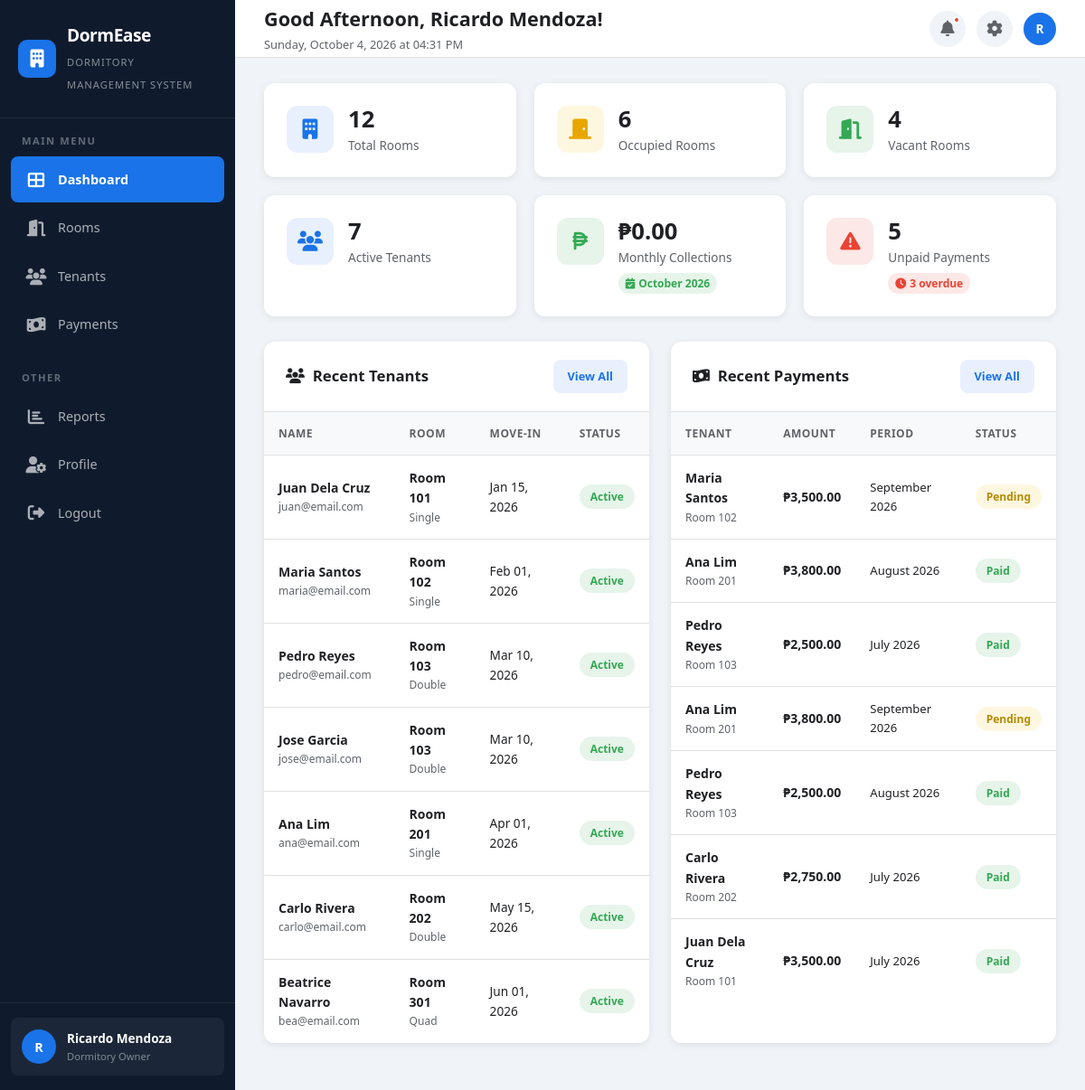
/dashboard.php (signed in), run on the app's committed database.
### tables this page shows
CREATE TABLE IF NOT EXISTS users (
    id          INT AUTO_INCREMENT PRIMARY KEY,
    username    VARCHAR(50)  NOT NULL UNIQUE,
    password    VARCHAR(255) NOT NULL,
    full_name   VARCHAR(100) NOT NULL,
    email       VARCHAR(100) NOT NULL UNIQUE,
    phone       VARCHAR(20)  DEFAULT NULL,
    role        ENUM('Dormitory Owner', 'Caretaker', 'Tenant') NOT NULL DEFAULT 'Tenant',
    avatar      VARCHAR(255) DEFAULT NULL,
    is_active   TINYINT(1)   NOT NULL DEFAULT 1,
    created_at  TIMESTAMP    DEFAULT CURRENT_TIMESTAMP,
    updated_at  TIMESTAMP    DEFAULT CURRENT_TIMESTAMP ON UPDATE CURRENT_TIMESTAMP,

    INDEX idx_role (role),
    INDEX idx_active (is_active)
);

CREATE TABLE IF NOT EXISTS tenants (
    id              INT AUTO_INCREMENT PRIMARY KEY,
    user_id         INT          NOT NULL,
    room_id         INT          NOT NULL,
    monthly_rent    DECIMAL(10,2) NOT NULL DEFAULT 0.00,
    move_in_date    DATE         NOT NULL,
    move_out_date   DATE         DEFAULT NULL,
    emergency_contact_name  VARCHAR(100) DEFAULT NULL,
    emergency_contact_phone VARCHAR(20)  DEFAULT NULL,
    status          ENUM('Active', 'Inactive', 'Pending') NOT NULL DEFAULT 'Pending',
    created_at      TIMESTAMP    DEFAULT CURRENT_TIMESTAMP,
    updated_at      TIMESTAMP    DEFAULT CURRENT_TIMESTAMP ON UPDATE CURRENT_TIMESTAMP,

    CONSTRAINT fk_tenants_user
        FOREIGN KEY (user_id) REFERENCES users(id)
        ON UPDATE CASCADE ON DELETE RESTRICT,

    CONSTRAINT fk_tenants_room
        FOREIGN KEY (room_id) REFERENCES rooms(id)
        ON UPDATE CASCADE ON DELETE RESTRICT,

    INDEX idx_tenant_status (status),
    INDEX idx_user (user_id),
    INDEX idx_room (room_id)
);

CREATE TABLE IF NOT EXISTS rooms (
    id            INT AUTO_INCREMENT PRIMARY KEY,
    room_number   VARCHAR(10)  NOT NULL UNIQUE,
    floor         INT          NOT NULL DEFAULT 1,
    room_type     ENUM('Single', 'Double', 'Triple', 'Quad') NOT NULL DEFAULT 'Single',
    capacity      INT          NOT NULL DEFAULT 1,
    monthly_rate  DECIMAL(10,2) NOT NULL DEFAULT 0.00,
    status        ENUM('Available', 'Occupied', 'Under Maintenance') NOT NULL DEFAULT 'Available',
    description   TEXT         DEFAULT NULL,
    created_at    TIMESTAMP    DEFAULT CURRENT_TIMESTAMP,
    updated_at    TIMESTAMP    DEFAULT CURRENT_TIMESTAMP ON UPDATE CURRENT_TIMESTAMP,

    INDEX idx_status (status),
    INDEX idx_floor (floor)
);

CREATE TABLE IF NOT EXISTS payments (
    id              INT AUTO_INCREMENT PRIMARY KEY,
    tenant_id       INT            NOT NULL,
    amount          DECIMAL(10,2)  NOT NULL DEFAULT 0.00,
    payment_date    DATE           DEFAULT NULL,
    payment_for     VARCHAR(20)    NOT NULL COMMENT 'Month & year covered, e.g. September 2026',
    payment_method  ENUM('Cash', 'GCash', 'Bank Transfer', 'Other') NOT NULL DEFAULT 'Cash',
    reference_no    VARCHAR(50)    DEFAULT NULL,
    status          ENUM('Paid', 'Pending', 'Overdue') NOT NULL DEFAULT 'Pending',
    remarks         TEXT           DEFAULT NULL,
    created_at      TIMESTAMP      DEFAULT CURRENT_TIMESTAMP,
    updated_at      TIMESTAMP      DEFAULT CURRENT_TIMESTAMP ON UPDATE CURRENT_TIMESTAMP,

    CONSTRAINT fk_payments_tenant
        FOREIGN KEY (tenant_id) REFERENCES tenants(id)
        ON UPDATE CASCADE ON DELETE RESTRICT,

    INDEX idx_payment_status (status),
    INDEX idx_tenant (tenant_id),
    INDEX idx_payment_date (payment_date)
);

### dashboard.php (the view, shortened to what the rows shown need)
<?php
require_once 'includes/auth.php';
$user = getCurrentUser();
$stmtOverdue = $conn->query("SELECT COUNT(*) AS total FROM payments WHERE status = 'Overdue'");
$overdueCount = $stmtOverdue->fetch_assoc()['total'] ?? 0;
$stmtRecentTenants = $conn->query("
    SELECT
        u.full_name,
        u.email,
        r.room_number,
        r.room_type,
        t.move_in_date,
        t.status
    FROM tenants t
    JOIN users u ON t.user_id  = u.id
    JOIN rooms r ON t.room_id  = r.id
    ORDER BY t.created_at DESC
    LIMIT 7
");
$stmtRecentPayments = $conn->query("
    SELECT
        u.full_name,
        r.room_number,
        p.amount,
        p.payment_for,
        p.payment_method,
        p.status,
        p.payment_date
    FROM payments p
    JOIN tenants t ON p.tenant_id = t.id
    JOIN users  u ON t.user_id    = u.id
    JOIN rooms  r ON t.room_id    = r.id
    ORDER BY p.created_at DESC
    LIMIT 7
");
?>
<!DOCTYPE html>
<html lang="en">
<head>
    <link rel="stylesheet" href="assets/css/style.css">
    <link rel="stylesheet" href="https://cdnjs.cloudflare.com/ajax/libs/font-awesome/6.5.1/css/all.min.css">
</head>
<body>
<div class="app-layout">
    <aside class="sidebar" id="sidebar">
        <div class="sidebar-brand">
            <div>
                <h2><?php echo APP_NAME; ?></h2>
            </div>
        </div>
        <div class="sidebar-footer">
            <div class="sidebar-user">
                <div class="sidebar-avatar">
                    <?php echo strtoupper(substr($user['full_name'] ?? 'A', 0, 1)); ?>
                </div>
                <div class="sidebar-user-info">
                    <h4><?php echo htmlspecialchars($user['full_name'] ?? 'Admin'); ?></h4>
                    <p><?php echo htmlspecialchars($user['role'] ?? ''); ?></p>
                </div>
            </div>
        </div>
    </aside>
    <main class="main-content">
        <header class="top-header">
            <div class="header-left">
                <div class="page-title">
                    <h1><span id="timeGreeting">Good Day</span>, <?php echo htmlspecialchars($user['full_name'] ?? 'Admin'); ?>!</h1>
                    <p id="currentDateTime"></p>
                </div>
            </div>
            <div class="header-right">
                <button class="header-icon-btn" data-tooltip="Notifications">
                    <i class="fas fa-bell"></i>
                    <?php if ($overdueCount > 0): ?>
                        <span class="notification-badge"></span>
                    <?php endif; ?>
                </button>
                <button class="header-icon-btn" data-tooltip="Settings">
                    <i class="fas fa-cog"></i>
                </button>
                <div class="header-avatar">
                    <?php echo strtoupper(substr($user['full_name'] ?? 'A', 0, 1)); ?>
                </div>
            </div>
        </header>
        <div class="page-content">
            <div class="content-grid">
                <div class="card">
                    <div class="card-header">
                        <h2><i class="fas fa-users"></i> &nbsp;Recent Tenants</h2>
                    </div>
                    <div class="card-body" style="padding:0;">
                        <?php if ($stmtRecentTenants && $stmtRecentTenants->num_rows > 0): ?>
                        <div class="table-responsive">
                            <table class="data-table">
                                <thead>
                                    <tr>
                                        <th>Name</th>
                                        <th>Room</th>
                                        <th>Move-in</th>
                                        <th>Status</th>
                                    </tr>
                                </thead>
                                <tbody>
                                <?php while ($row = $stmtRecentTenants->fetch_assoc()):
                                    $badgeClass = match($row['status']) {
                                        'Active'   => 'badge-paid',
                                        'Pending'  => 'badge-pending',
                                        'Inactive' => 'badge-maintenance',
                                        default    => 'badge-pending',
                                    };
                                ?>
                                    <tr>
                                        <td>
                                            <div style="font-weight:600;"><?php echo htmlspecialchars($row['full_name']); ?></div>
                                            <div style="font-size:0.75rem;color:var(--text-muted);"><?php echo htmlspecialchars($row['email']); ?></div>
                                        </td>
                                        <td>
                                            <strong>Room <?php echo htmlspecialchars($row['room_number']); ?></strong>
                                            <div style="font-size:0.75rem;color:var(--text-muted);"><?php echo htmlspecialchars($row['room_type']); ?></div>
                                        </td>
                                        <td style="font-size:0.85rem;">
                                            <?php echo date('M d, Y', strtotime($row['move_in_date'])); ?>
                                        </td>
                                        <td>
                                            <span class="badge <?php echo $badgeClass; ?>">
                                                <?php echo htmlspecialchars($row['status']); ?>
                                            </span>
                                        </td>
                                    </tr>
                                <?php endwhile; ?>
                                </tbody>
                            </table>
                        </div>
                        <?php endif; ?>
                    </div>
                </div>
                <div class="card">
                    <div class="card-header">
                        <h2><i class="fas fa-money-bill-wave"></i> &nbsp;Recent Payments</h2>
                    </div>
                    <div class="card-body" style="padding:0;">
                        <?php if ($stmtRecentPayments && $stmtRecentPayments->num_rows > 0): ?>
                        <div class="table-responsive">
                            <table class="data-table">
                                <thead>
                                    <tr>
                                        <th>Tenant</th>
                                        <th>Amount</th>
                                        <th>Period</th>
                                        <th>Status</th>
                                    </tr>
                                </thead>
                                <tbody>
                                <?php while ($row = $stmtRecentPayments->fetch_assoc()):
                                    $badgeClass = match($row['status']) {
                                        'Paid'    => 'badge-paid',
                                        'Pending' => 'badge-pending',
                                        'Overdue' => 'badge-overdue',
                                        default   => 'badge-pending',
                                    };
                                ?>
                                    <tr>
                                        <td>
                                            <div style="font-weight:600;"><?php echo htmlspecialchars($row['full_name']); ?></div>
                                            <div style="font-size:0.75rem;color:var(--text-muted);">Room <?php echo htmlspecialchars($row['room_number']); ?></div>
                                        </td>
                                        <td style="font-weight:700;color:var(--text-dark);">
                                            ₱<?php echo number_format($row['amount'], 2); ?>
                                        </td>
                                        <td style="font-size:0.82rem;">
                                            <?php echo htmlspecialchars($row['payment_for']); ?>
                                        </td>
                                        <td>
                                            <span class="badge <?php echo $badgeClass; ?>">
                                                <?php echo htmlspecialchars($row['status']); ?>
                                            </span>
                                        </td>
                                    </tr>
                                <?php endwhile; ?>
                                </tbody>
                            </table>
                        </div>
                        <?php endif; ?>
                    </div>
                </div>
            </div>
        </div>
    </main>
</div>
</body>
</html>

### data on the page
users: full_name "R", full_name "Ricardo Mendoza", role "Dormitory Owner"
tenants: user.full_name "Juan Dela Cruz", user.email "juan@email.com", room.room_number "101", room.room_type "Single", move_in_date "Jan 15, 2026", status "Active"
tenants: user.full_name "Maria Santos", user.email "maria@email.com", room.room_number "102", room.room_type "Single", move_in_date "Feb 01, 2026", status "Active"
tenants: user.full_name "Pedro Reyes", user.email "pedro@email.com", room.room_number "103", room.room_type "Double", move_in_date "Mar 10, 2026", status "Active"
tenants: user.full_name "Jose Garcia", user.email "jose@email.com", room.room_number "103", room.room_type "Double", move_in_date "Mar 10, 2026", status "Active"
tenants: user.full_name "Ana Lim", user.email "ana@email.com", room.room_number "201", room.room_type "Single", move_in_date "Apr 01, 2026", status "Active"
tenants: user.full_name "Carlo Rivera", user.email "carlo@email.com", room.room_number "202", room.room_type "Double", move_in_date "May 15, 2026", status "Active"
tenants: user.full_name "Beatrice Navarro", user.email "bea@email.com", room.room_number "301", room.room_type "Quad", move_in_date "Jun 01, 2026", status "Active"
payments: users.full_name "Maria Santos", rooms.room_number "102", amount "3,500.00", payment_for "September 2026", status "Pending"
payments: users.full_name "Ana Lim", rooms.room_number "201", amount "3,800.00", payment_for "August 2026", status "Paid"
payments: users.full_name "Pedro Reyes", rooms.room_number "103", amount "2,500.00", payment_for "July 2026", status "Paid"
payments: users.full_name "Ana Lim", rooms.room_number "201", amount "3,800.00", payment_for "September 2026", status "Pending"
payments: users.full_name "Pedro Reyes", rooms.room_number "103", amount "2,500.00", payment_for "August 2026", status "Paid"
payments: users.full_name "Carlo Rivera", rooms.room_number "202", amount "2,750.00", payment_for "July 2026", status "Paid"
payments: users.full_name "Juan Dela Cruz", rooms.room_number "101", amount "3,500.00", payment_for "July 2026", status "Paid"

### other printed values
APP_NAME "DormEase"
APP_TAGLINE "DORMITORY MANAGEMENT SYSTEM"
$totalRooms "12"
$occupiedRooms "6"
$vacantRooms "4"
$totalTenants "7"
$monthlyRevenue "0.00"
$pendingCount + $overdueCount "5"
$overdueCount "3"
